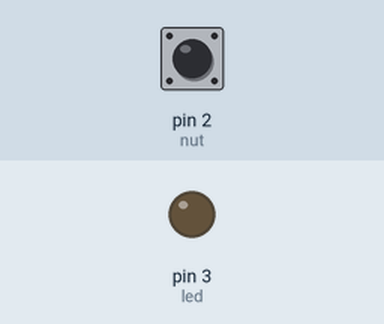
A sketch run on a simulated Arduino Uno, built with avr-gcc and run on an emulated ATmega328P. On the bench: output pins drawn as LEDs (lit = HIGH). Dashed ring = blinking. The test bench sets the inputs (shaded band); at power-on: pin 2 (nut) HIGH. What the sketch prints to the serial monitor is not drawn.

Above: at 1.2 s.
1.3 s: pin 2 (nut) pulled LOW for 3.2 s
At 4.7 s:
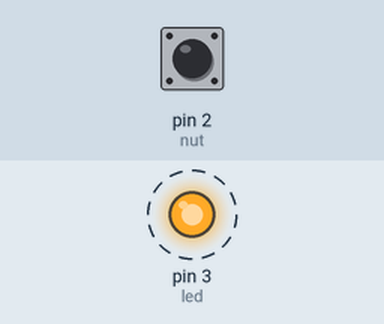
6.0 s: pin 2 (nut) pulled LOW for 0.15 s
At 7.2 s:
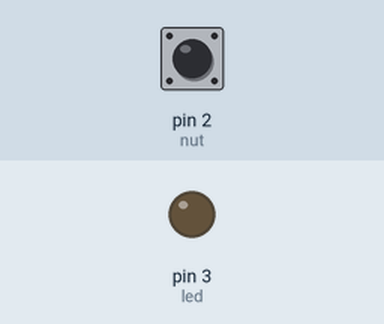
Timing chart, 0 to 9.0 s (numbered marks = the images above; inputs shaded):
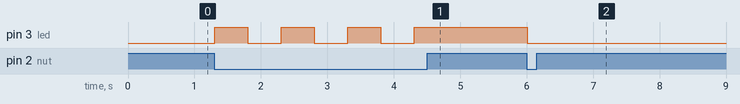

Measured:
- after the input at 1.3 s, pin 3 (led): alternates HIGH for 0.50 s and LOW for 0.50 s, 7 changes in all, then stays HIGH, starting at once
- after the input at 6.0 s, pin 3 (led): HIGH → LOW at once

The sketch:

Dao_trang_thai_led_2.ino
```cpp
// C++ code
//
int led=3;
int nut =2;
int trangthailed=0;
void setup()
{
  pinMode(led, OUTPUT);
  pinMode(nut, INPUT_PULLUP);
  Serial.begin(9600);
  digitalWrite(led,LOW);
}

void loop()
{
 int trangthainut=digitalRead(nut);


 int ledsang=digitalRead(led);
  Serial.println(trangthailed); // kiểm tra nút bấm


  if(trangthainut==0 && ledsang==trangthailed)// khi bấm nút thì đảo trạng thái
  {
  digitalWrite(led, !trangthailed);
     delay(500);
    trangthailed= !trangthailed;

  }

}
```
